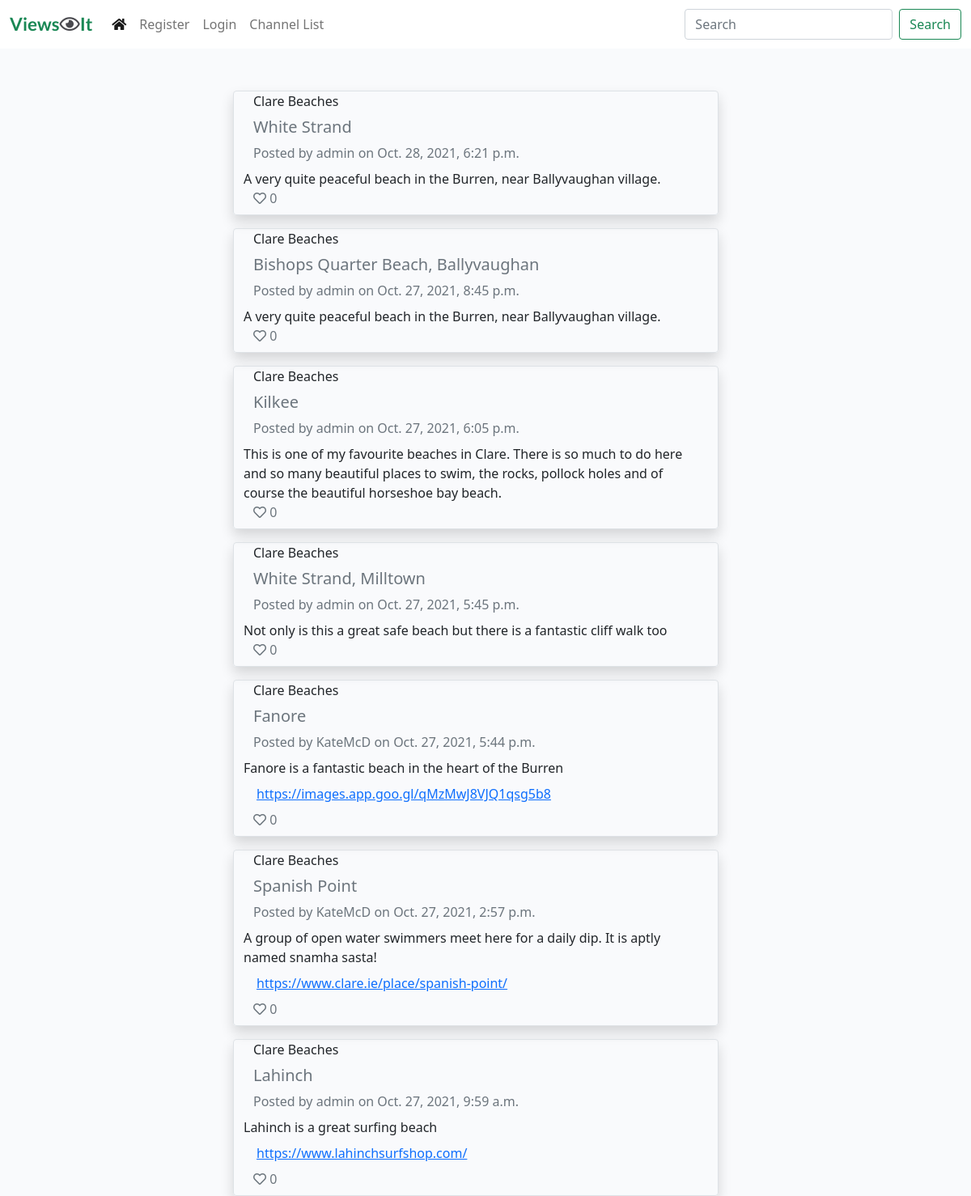
Page /channel_view_all/ on the earlier database version.
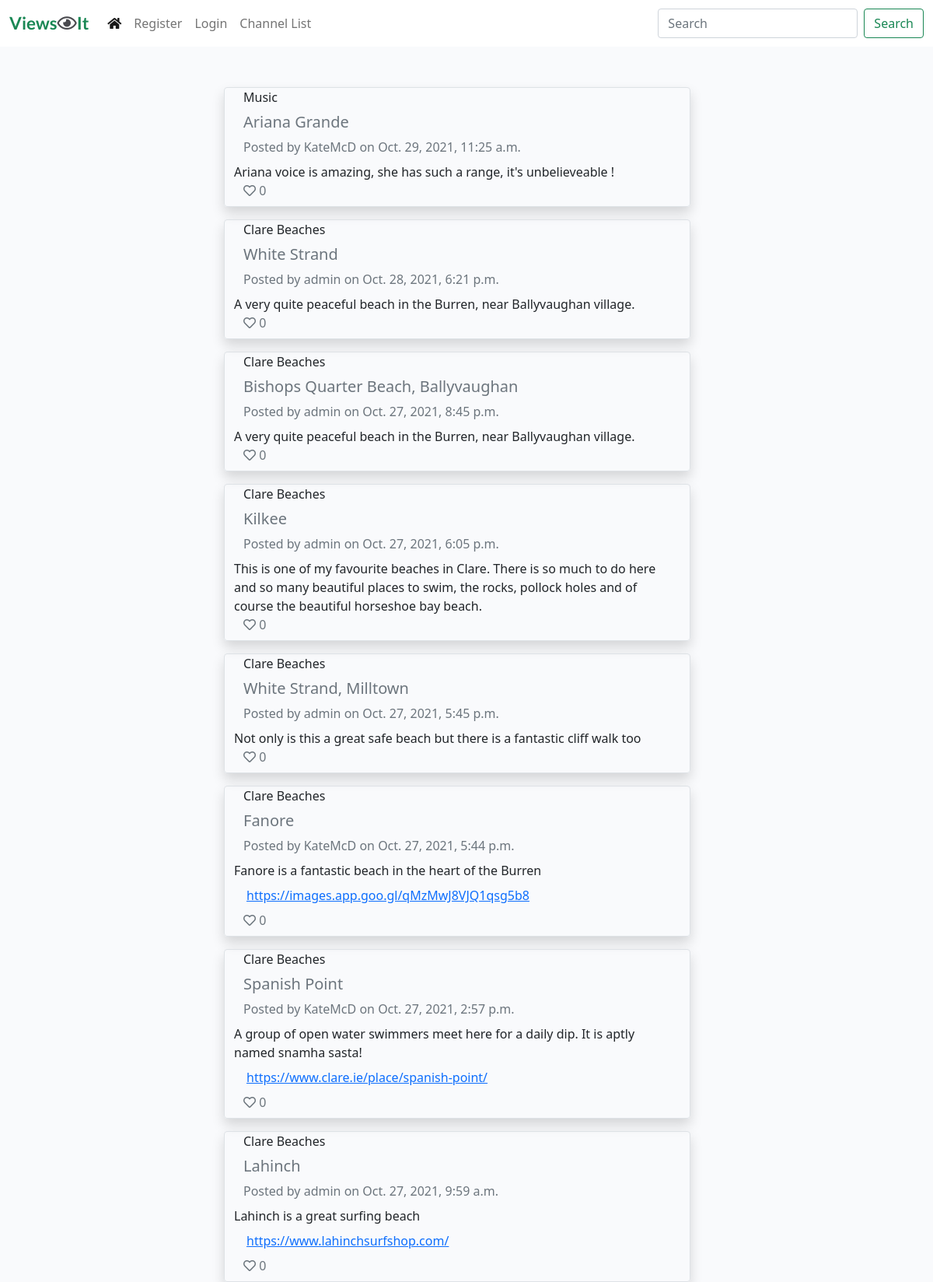
Same page on the later database version.
### viewsit_app/models.py (models this page shows, shortened)
class ChannelPosts(models.Model):
    title = models.CharField(max_length=200)
    slug_url = models.SlugField(max_length=250, unique=True)
    channel = models.ForeignKey(Channel, on_delete=models.CASCADE,
                                related_name='channelposts')
    channel_post = models.CharField(max_length=200, blank=True)
    post_image = CloudinaryField('image', blank=True)
    post_url = models.URLField(max_length=250, blank=True)
    author = models.ForeignKey(User, on_delete=models.CASCADE,
                               related_name="authorposts")
    created_on = models.DateTimeField(auto_now_add=True)
    updated_on = models.DateTimeField(auto_now=True)
    status = models.IntegerField(choices=STATUS, default=0)
    likes = models.ManyToManyField(User, related_name='post_likes', blank=True)
    class Meta:
        ordering = ['-updated_on']
    def number_of_likes(self):
        return self.likes.count()

class Channel(models.Model):
    topic = models.CharField(max_length=50)
    topic_url = models.SlugField(max_length=50, unique=True)
    description = models.CharField(max_length=200)
    author = models.ForeignKey(User, on_delete=models.CASCADE,
                               related_name="channels")
    created_on = models.DateTimeField(auto_now_add=True)
    updated_on = models.DateTimeField(auto_now=True)
    status = models.IntegerField(choices=STATUS, default=0)
    class Meta:
        ordering = ['-created_on']
    def __str__(self):
        return self.topic

### viewsit_app/views.py (the view)
# urls.py: path('channel_view_all/', views.ChannelViewAll.as_view(), name='channel_view_all'),
class ChannelViewAll(View):
    def get(self, request, *args, **kwargs):
        queryset = ChannelPosts.objects.filter(status=1).filter(channel__status__exact=1).order_by("-updated_on")
        return render(
            request,
            "channel_view.html",
            {
                "post_list": queryset,
            },
        )

### templates/channel_view.html (shortened to what this page needs)
{% extends "base.html" %}
{% block content %}
<div class="container-fluid">
    <div class="row">
        <div class="col-12 col-sm-6 mt-3 offset-sm-3">
            <div class="row" >
                {% for post in post_list %}
                    <div class="row border rounded shadow mt-3">
                        {% if not channel_topic_url %}
                            <div class="col"><p class="card-text">{{ post.channel }}</p></div>
                        {% endif %}
                        <div class="row mt-2"><h5 class="card-title text-muted">{{ post.title }}</h5></div>
                        <div class="col card-text text-secondary">Posted by {{ post.author }} on {{ post.updated_on }}</div>
                        {% if post.channel_post %}
                            <div class="row card-text mt-2">{{ post.channel_post }}</div>
                        {% endif %}
                        {% if post.post_url %}
                            <div class="row card-text nav-link"><a href="{{ post.post_url }}" target="_blank">{{ post.post_url }}</a></div>
                        {% endif %}
                        <p class="card-text text-muted mb-2"><i class="far fa-heart"></i> {{ post.number_of_likes }} </p>
                    </div>
                {% empty %}
                    <div><h4>There are no posts to view.</h4></div>
                {% endfor %}
            </div>
        </div>
    </div>
</div>
{%endblock%}

### templates/base.html (shortened to what this page needs)
{% load static %}
<!DOCTYPE html>
<html class="h-100">
<head>
    <link rel="stylesheet" href="https://cdnjs.cloudflare.com/ajax/libs/font-awesome/5.15.3/css/all.min.css">
    <link href="https://cdn.jsdelivr.net/npm/bootstrap@5.0.1/dist/css/bootstrap.min.css" rel="stylesheet"
>
    <link href="https://cdn.jsdelivr.net/npm/summernote@0.8.18/dist/summernote.min.css" rel="stylesheet">
    <link rel="stylesheet" href="{% static 'css/style.css' %}">
</head>
<body class="d-flex flex-column h-100 main-bg">
    <nav class="navbar navbar-expand-lg navbar-light fixed-top bg-white">
        <div class="container-fluid">
            <a class="navbar-brand" href="{% url 'home' %}"><span class="brand">
                <span class="text-success">Views</span><span><i class="far fa-eye"></i><span class="text-success">It</span></span></a>
            <div class="collapse navbar-collapse" id="navbarText">
                <ul class="navbar-nav me-auto mb-2 mb-lg-0">
                    <li class="nav-item">
                        <a class="nav-link active" aria-current="page" href="{% url 'channel_view_all' %}"><i class="fas fa-home"></i></a>
                    </li>
                    {% if user.is_authenticated %}
                    <li class="nav-item">
                        <a class="nav-link" href="{% url 'account_logout' %}">Logout</a>
                    </li>
                    {% else %}
                    <li class="nav-item">
                        <a class="nav-link" href="{% url 'account_register' %}">Register</a>
                    </li>
                    <li class="nav-item">
                        <a class="nav-link" href="{% url 'account_login' %}">Login</a>
                    </li>
                    {% endif %}
                    <li class="nav-item">
                        <a class="nav-link" href="{% url 'channel_list' %}">Channel List</a>
                    </li>
                </ul>
                {% if not search_place_holder and not channel_topic_url%}
                    <span class="navbar-nav ml-auto mr-auto">
                        <form class="d-flex" action="{% url 'channel_view_search' %}" method="get">
                            <input class="form-control me-2" type="search" placeholder="Search" aria-label="Search" name="search_string">
                            <button class="btn btn-outline-success" type="submit">Search</button>
                        </form>
                    </span>
                {% endif %}
            </div>
        </div>
    </nav>
    <main class="flex-shrink-0 main-bg">
        {% block content %}
        {% endblock content %}
    </main>
</body>
</html>

### static/css/style.css (style rules this page uses)
body { padding-top: 80px; }
.brand { font-family: Lato, sans-serif; font-size: 1.4rem; font-weight: 700; color: #4A4A4F; }
.main-bg { background-color: #F9FAFC; }

Differences in the rows shown:
added ChannelPosts: channel "Music", title "Ariana Grande", author "KateMcD", updated_on "Oct. 29, 2021, 11:25 a.m.", channel_post "Ariana voice is amazing, she has such a range, it's unbelieveable !", number_of_likes "0"
